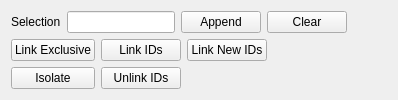
     <widget class="QWidget" name="LinkageTab">
      <attribute name="title">
       <string>Linkage</string>
      </attribute>
      <layout class="QVBoxLayout" name="LinkingLayout">
       <item>
        <layout class="QHBoxLayout" name="LinkageSelectionLayout">
         <item>
          <widget class="QLabel" name="LinkageSelectionLabel">
           <property name="text">
            <string>Selection</string>
           </property>
           <property name="buddy">
            <cstring>LinkageSelectionTextEdit</cstring>
           </property>
          </widget>
         </item>
         <item>
          <widget class="QLineEdit" name="LinkageSelectionTextEdit">
           <property name="minimumSize">
            <size>
             <width>50</width>
             <height>0</height>
            </size>
           </property>
           <property name="clearButtonEnabled">
            <bool>true</bool>
           </property>
          </widget>
         </item>
         <item>
          <widget class="QPushButton" name="LinkageAppendButton">
           <property name="text">
            <string>Append</string>
           </property>
           <property name="autoDefault">
            <bool>false</bool>
           </property>
          </widget>
         </item>
         <item>
          <widget class="QPushButton" name="LinkageClearButton">
           <property name="text">
            <string>Clear</string>
           </property>
           <property name="autoDefault">
            <bool>false</bool>
           </property>
          </widget>
         </item>
         <item>
          <spacer name="LinkageSelectionSpacer">
           <property name="orientation">
            <enum>Qt::Horizontal</enum>
           </property>
           <property name="sizeHint" stdset="0">
            <size>
             <width>40</width>
             <height>20</height>
            </size>
           </property>
          </spacer>
         </item>
        </layout>
       </item>
       <item>
        <layout class="QGridLayout" name="LinkageButtonLayout">
         <item row="0" column="1">
          <widget class="QPushButton" name="LinkIDsButton">
           <property name="text">
            <string>Link IDs</string>
           </property>
           <property name="autoDefault">
            <bool>false</bool>
           </property>
          </widget>
         </item>
         <item row="0" column="0">
          <widget class="QPushButton" name="LinkExclusiveButton">
           <property name="text">
            <string>Link Exclusive</string>
           </property>
           <property name="autoDefault">
            <bool>false</bool>
           </property>
          </widget>
         </item>
         <item row="1" column="1">
          <widget class="QPushButton" name="UnlinkIDsButton">
           <property name="text">
            <string>Unlink IDs</string>
           </property>
           <property name="autoDefault">
            <bool>false</bool>
           </property>
          </widget>
         </item>
         <item row="0" column="2">
          <widget class="QPushButton" name="LinkNewIDsButton">
           <property name="text">
            <string>Link New IDs</string>
           </property>
           <property name="autoDefault">
            <bool>false</bool>
           </property>
          </widget>
         </item>
         <item row="1" column="0">
          <widget class="QPushButton" name="LinkIsolateButton">
           <property name="text">
            <string>Isolate</string>
           </property>
           <property name="autoDefault">
            <bool>false</bool>
           </property>
          </widget>
         </item>
         <item row="0" column="3">
          <spacer name="LinkageButtonSpacer">
           <property name="orientation">
            <enum>Qt::Horizontal</enum>
           </property>
           <property name="sizeHint" stdset="0">
            <size>
             <width>10</width>
             <height>10</height>
            </size>
           </property>
          </spacer>
         </item>
        </layout>
       </item>
      </layout>
     </widget>
